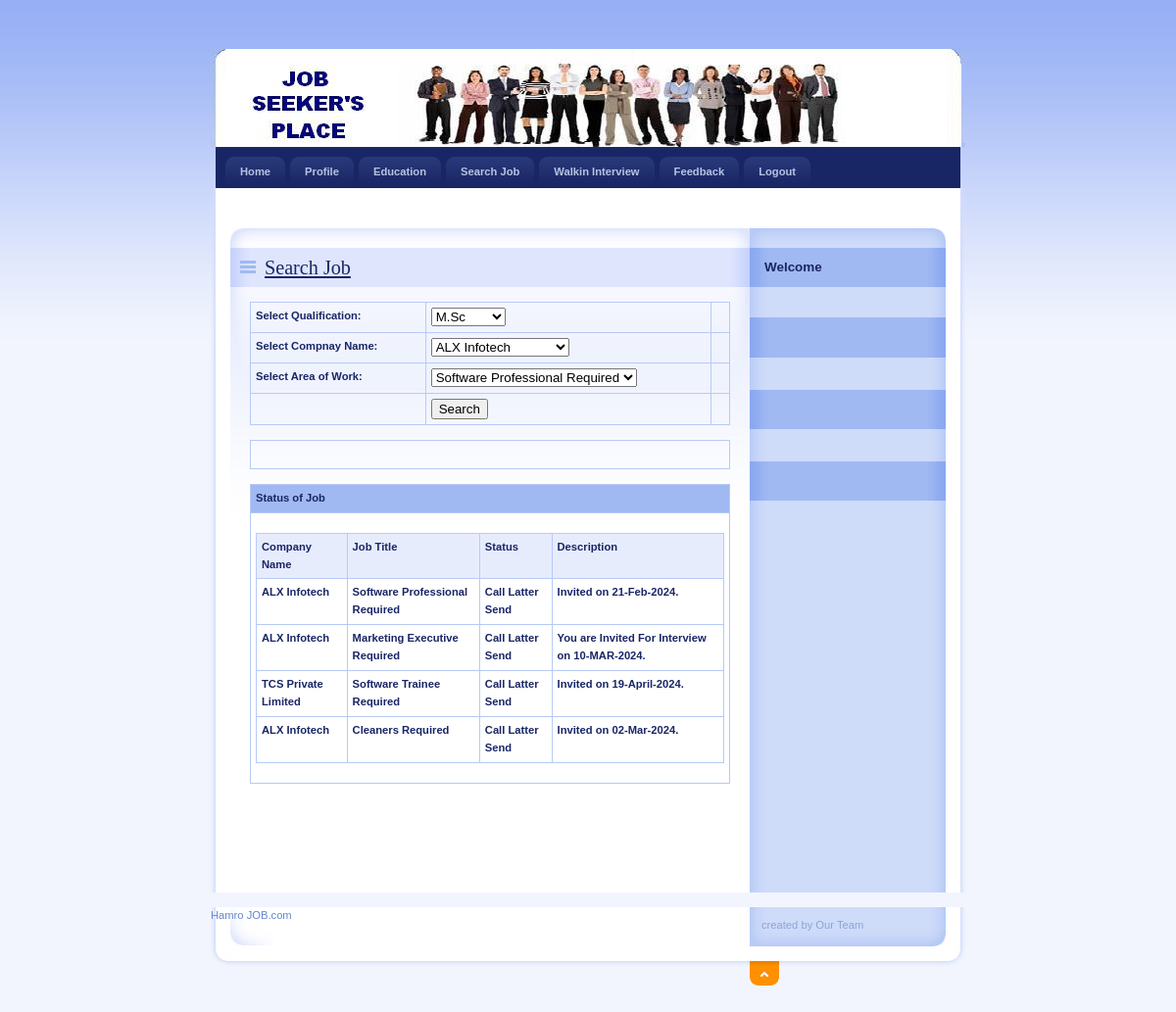
Screenshot of /JobSeeker/SearchJob.php (signed in) with the database file from the repository.
### tables this page shows
CREATE TABLE IF NOT EXISTS `application_master` (
  `ApplicationId` int(11) NOT NULL AUTO_INCREMENT,
  `JobSeekId` int(11) NOT NULL,
  `JobId` int(11) NOT NULL,
  `Status` varchar(30) NOT NULL,
  `Description` varchar(200) NOT NULL,
  PRIMARY KEY (`ApplicationId`)
);

CREATE TABLE IF NOT EXISTS `job_master` (
  `JobId` int(11) NOT NULL AUTO_INCREMENT,
  `CompanyName` varchar(20) NOT NULL,
  `JobTitle` varchar(50) NOT NULL,
  `Vacancy` int(11) NOT NULL,
  `MinQualification` varchar(50) NOT NULL,
  `Description` varchar(200) NOT NULL,
  PRIMARY KEY (`JobId`)
);

### JobSeeker/SearchJob.php (the view, shortened to what this page needs)
<?php $con=mysqli_connect("localhost","root","","job");?>
<?php
$query_Recordset1 = "SELECT MinQualification FROM job_master";
$Recordset1 = mysqli_query( $con,$query_Recordset1) or die(mysqli_error());
$row_Recordset1 = mysqli_fetch_assoc($Recordset1);
$query_Recordset4 = "SELECT distinct CompanyName FROM job_master";
$Recordset4 = mysqli_query($con,$query_Recordset4) or die(mysqli_error());
$row_Recordset4 = mysqli_fetch_assoc($Recordset4);
$query_Recordset5 = "SELECT distinct JobTitle FROM job_master";
$Recordset5 = mysqli_query($con,$query_Recordset5) or die(mysqli_error());
$row_Recordset5 = mysqli_fetch_assoc($Recordset5);
?>
<!DOCTYPE html PUBLIC "-//W3C//DTD XHTML 1.0 Strict//EN" "http://www.w3.org/TR/xhtml1/DTD/xhtml1-strict.dtd">
<html xmlns="http://www.w3.org/1999/xhtml" xml:lang="cs" lang="cs">
<head>
    <link rel="stylesheet" media="screen,projection" type="text/css" href="./css/main.css" />
    <link rel="stylesheet" media="print" type="text/css" href="./css/print.css" />
    <link rel="stylesheet" media="aural" type="text/css" href="./css/aural.css" />
</head>
<body id="www-url-cz">
<div id="main" class="box">
<?php
include "Header.php"
?>
<?php
include "menu.php"
?>
    <div id="page" class="box">
    <div id="page-in" class="box">
        <div id="strip" class="box noprint">
            <p id="breadcrumbs">&nbsp;</p>
        </div>
        <div id="content">
            <div class="article">
                <h2><span><a href="#">Search Job</a></span></h2>
                <form id="form1" method="post" action="SearchJob.php">
                  <table width="100%" border="0" cellspacing="0" cellpadding="0">
                    <tr>
                      <td><strong>Select Qualification:</strong></td>
                      <td><label>
                      <select name="cmbQual" id="cmbQual">
                        <?php
do {
?>
                        <option value="<?php echo $row_Recordset1['MinQualification']?>"><?php echo $row_Recordset1['MinQualification']?></option>
                        <?php
} while ($row_Recordset1 = mysqli_fetch_assoc($Recordset1));
?>
                      </select>
                      </label></td>
                      <td><label></label></td>
                    </tr>
                    <tr>
                      <td><strong>Select Compnay Name:</strong></td>
                      <td><label>
                        <select name="cmbCompany" id="cmbCompany">
                          <?php
do {
?>
                          <option value="<?php echo $row_Recordset4['CompanyName']?>"><?php echo $row_Recordset4['CompanyName']?></option>
                          <?php
} while ($row_Recordset4 = mysqli_fetch_assoc($Recordset4));
?>
                        </select>
                      </label></td>
                      <td>&nbsp;</td>
                    </tr>
                    <tr>
                      <td><strong>Select Area of Work:</strong></td>
                      <td><label>
                        <select name="cmbArea" id="cmbArea">
                          <?php
do {
?>
                          <option value="<?php echo $row_Recordset5['JobTitle']?>"><?php echo $row_Recordset5['JobTitle']?></option>
                          <?php
} while ($row_Recordset5 = mysqli_fetch_assoc($Recordset5));
?>
                      </select>
                      </label></td>
                      <td>&nbsp;</td>
                    </tr>
                    <tr>
                      <td>&nbsp;</td>
                      <td><input type="submit" name="button" id="button" value="Search" /></td>
                      <td>&nbsp;</td>
                    </tr>
                  </table>
              </form>
                <table width="100%" border="0" cellspacing="0" cellpadding="0">
                  <tr>
                    <td width="100%">&nbsp;
                      ?></td>
                  </tr>
                </table>
                <table width="100%" border="0" cellspacing="0" cellpadding="0">
                  <tr>
                    <td bgcolor="#A0B9F3"><strong>Status of Job</strong></td>
                  </tr>
                  <tr>
                    <td><table width="100%" border="1" cellpadding="1" cellspacing="2" bordercolor="#006699" >
                      <tr>
                        <th height="32" bgcolor="#006699" class="style3"><div align="left" class="style9 style5 style2"><strong>Company Name</strong></div></th>
                        <th bgcolor="#006699" class="style3"><div align="left" class="style9 style5 style2"><strong>Job Title</strong></div></th>
                        <th bgcolor="#006699" class="style3"><div align="left" class="style9 style5 style2"><strong>Status</strong></div></th>
                         <th bgcolor="#006699" class="style3"><div align="left" class="style9 style5 style2"><strong>Description</strong></div></th>
                      </tr>
                      <?php
$con = mysqli_connect("localhost","root","","job");
$sql = "SELECT job_master.JobId, job_master.CompanyName, job_master.JobTitle, application_master.Status, application_master.JobSeekId, application_master.Description
FROM application_master, job_master
WHERE application_master.JobId=job_master.JobId and application_master.JobSeekId='".$_SESSION['ID']."'";
$result = mysqli_query($con,$sql);
while($row = mysqli_fetch_array($result))
{
$CompanyName=$row['CompanyName'];
$JobTitle=$row['JobTitle'];
$Status=$row['Status'];
$Description=$row['Description'];
?>
                      <tr>
                        <td class="style3"><div align="left" class="style9 style5"><strong><?php echo $CompanyName;?></strong></div></td>
                        <td class="style3"><div align="left" class="style9 style5"><strong><?php echo $JobTitle;?></strong></div></td>
                         <td class="style3"><div align="left" class="style9 style5"><strong><?php echo $Status;?></strong></div></td>
                         <td class="style3"><div align="left" class="style9 style5"><strong><?php echo $Description;?></strong></div></td>
                      </tr>
                      <?php
}
?>
                    </table></td>
                  </tr>
                </table>
                <p>&nbsp;</p>
                <p class="btn-more box noprint">&nbsp;</p>
          </div>
        </div>
<?php
include "right.php"
?>
    </div>
    </div>
<?php
include "footer.php"
?>
</div>
</body>
</html>

### JobSeeker/css/main.css (style rules this page uses)
* { min-height:1px; }
body { border:0; margin:0; padding:0; background:#F2F5FE url("../design/bg.gif") 0 0 repeat-x; font:70%/160% "verdana",sans-serif; color:#192666; _text-align:center; }
a { color:#192666; }
p { border:0; margin:15px 0; padding:0; }
div { display:block; border:0; margin:0; padding:0; }
h1, h2, h3, h4, h5 { border:0; margin:15px 0 10px 0; padding:0; font-weight:bold; }
h2 { font-size:180%; line-height:100%; font-family:"georgia",serif; font-weight:normal; }
table { display:table; border-collapse:collapse; margin:15px 0; padding:0; border:1px solid #B7CAF6; font-size:100%; }
tr { display:table-row; }
th, td { display: table-cell; border:1px solid #B7CAF6; margin:0; padding:5px; vertical-align:top; text-align:left; }
th { background:#E7ECFD; text-align:center; color:#192666; font-weight:bold; }
form { border:0; margin:0; padding:0; }
a, img, span { border:0; margin:0; padding:0; }
strong, .strong { font-weight:bold; }
.box { min-height:1px; _height:1px; }
.box:after { content:"."; display:block; line-height:0px; font-size:0px; visibility:hidden; clear:both; }
#main { width:770px; margin:50px auto 0 auto; _text-align:left; }
#page { width:770px; min-height:1px; background:#FFF url("../design/bg_page.gif") 0 0 repeat-y; _height:1px; }
#page-in { min-height:1px; padding:10px 0; background:url("../design/bg_page_in.jpg") 0 0 no-repeat; _height:1px; }
#strip { position:relative; clear:both; padding:3px 20px 10px 20px; color:#6182D1; }
#strip p { margin:0; }
#strip #breadcrumbs { width:520px; margin:0; padding:0; }
#content { float:left; width:530px; _width:550px; margin:0; padding:0 0 0 20px; }
#content .article { clear:both; margin:0; padding:20px; background:url("../design/content_article_bg.jpg") 0 0 no-repeat; }
#content .article h2 { margin:0 -20px; padding:10px; background:#DEE5FD url("../design/content_title_bg.gif") 0 0 repeat-y; color:#192666; }
#content .article h2 span { background:url("../design/ico_list.gif") 0 50% no-repeat; padding-left:25px; }
#content .article p { text-align:justify; }
#content .btn-more { margin:0 0 15px 0; padding:0; border:0; position:relative; }

### JobSeeker/css/print.css (style rules this page uses)
body { border:0; margin:0; padding:0; font-size:12pt }
a { color:#000; text-decoration:none; }
h1, h2, h3 { page-break-after:avoid; page-break-inside:avoid; }
table { border-collapse: collapse; border-width:1px; border-style:solid; }
th, td { display:table-cell; border-width:1px; border-style:solid; }
.noprint { display:none; }

### JobSeeker/css/aural.css (style rules this page uses)
body { voice-family:paul,male; volume:loud; speech-rate:slow; richness:90; stress:20; }
h1, h2, h3, h4, h5 { cue-before:url("ping.au"); }
p, table { pause:50ms; }
strong { pitch:medium; pitch-range:60; stress:90; richness:90; }

### JobSeeker/SearchJob.php (style rules this page uses)
.style2 { font-weight: bold }
.style3 { font-weight: bold }

### rows the page displays
application_master: JobId.CompanyName "ALX Infotech", JobId.JobTitle "Software Professional Required", Status "Call Latter Send", Description "Invited on 21-Feb-2024."
application_master: JobId.CompanyName "ALX Infotech", JobId.JobTitle "Marketing Executive Required", Status "Call Latter Send", Description "You are Invited For Interview on 10-MAR-2024."
application_master: JobId.CompanyName "TCS Private Limited", JobId.JobTitle "Software Trainee Required", Status "Call Latter Send", Description "Invited on 19-April-2024."
application_master: JobId.CompanyName "ALX Infotech", JobId.JobTitle "Cleaners Required", Status "Call Latter Send", Description "Invited on 02-Mar-2024."

### other values shown
form field cmbQual "M.Sc"
form field cmbCompany "ALX Infotech"
form field cmbArea "Software Professional Required"
